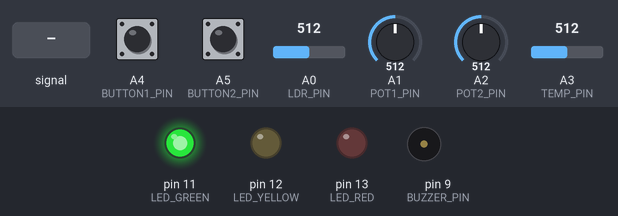
Bench run of a sketch on a simulated Arduino Uno, built with avr-gcc and run on an emulated ATmega328P. Parts: output pins drawn as LEDs (lit = HIGH), buzzer (waves = sounding). The test bench sets the inputs (shaded band); at power-on: A3 (TEMP_PIN) = 512, A0 (LDR_PIN) = 512, A1 (POT1_PIN) = 512, A2 (POT2_PIN) = 512, A4 (BUTTON1_PIN) HIGH, A5 (BUTTON2_PIN) HIGH. What the sketch prints to the serial monitor is not drawn.

Above: at 3.2 s.
3.3 s: A3 (TEMP_PIN) fed a 200 Hz sine of ±255 counts around its level
At 6.2 s:
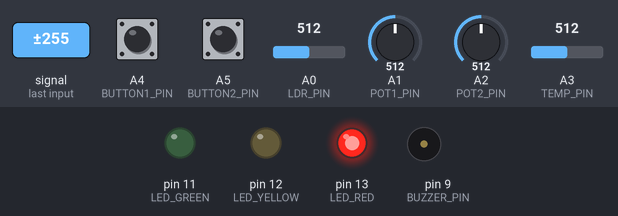
6.3 s: A3 (TEMP_PIN) set to 716
At 7.2 s:
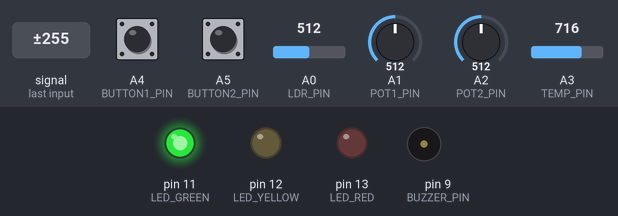
13.8 s: A3 (TEMP_PIN) set to 467
15.3 s: A3 (TEMP_PIN) set to 445
At 16.6 s:
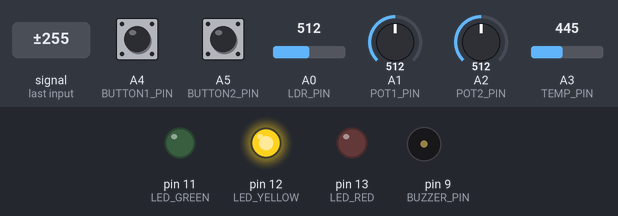
Timing chart, 0 to 17.8 s (numbered marks = the images above; inputs shaded):
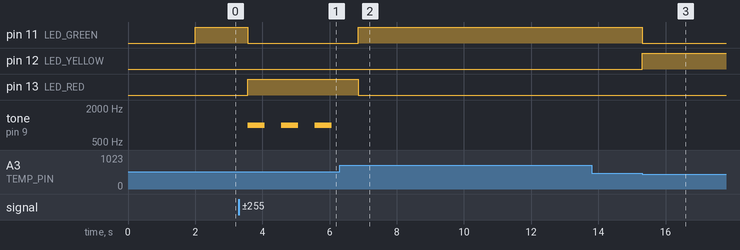

The sketch:

smart_home.ino
```cpp
#include <math.h>

// Pin Definitions
const int TEMP_PIN = A3;
const int LDR_PIN = A0;
const int POT1_PIN = A1;
const int POT2_PIN = A2;
const int BUTTON1_PIN = A4;
const int BUTTON2_PIN = A5;

const int LED_RED = 13;
const int LED_YELLOW = 12;
const int LED_GREEN = 11;
const int BUZZER_PIN = 9;

// Thermistor Constants
const float SERIES_RESISTOR = 10000.0;
const float NOMINAL_RESISTANCE = 10000.0;
const float NOMINAL_TEMPERATURE = 25.0;
const float BETA_COEFFICIENT = 3950.0;
const float ADC_MAX = 1023.0;
const float VCC = 5.0;

// Thresholds
const float TEMP_HIGH = 37.0;  // Celsius
const int LIGHT_LOW = 200;     // LDR threshold
const int FIRE_LDR = 100;      // Fire-like intensity

unsigned long lastPrint = 0;

void setup() {
  Serial.begin(9600);

  pinMode(LED_RED, OUTPUT);
  pinMode(LED_YELLOW, OUTPUT);
  pinMode(LED_GREEN, OUTPUT);
  pinMode(BUZZER_PIN, OUTPUT);

  pinMode(BUTTON1_PIN, INPUT_PULLUP);
  pinMode(BUTTON2_PIN, INPUT_PULLUP);

  clearScreen();
  Serial.println("🌐 Smart Home System Booted...");
  delay(2000);
}

void loop() {
  float temperature = readTemperature();
  int ldrValue = analogRead(LDR_PIN);
  int pot1 = analogRead(POT1_PIN);
  int pot2 = analogRead(POT2_PIN);
  bool button1 = digitalRead(BUTTON1_PIN) == LOW;
  bool button2 = digitalRead(BUTTON2_PIN) == LOW;

  // LED Logic
  digitalWrite(LED_GREEN, temperature < 30);
  digitalWrite(LED_YELLOW, temperature >= 30 && temperature < TEMP_HIGH);
  digitalWrite(LED_RED, temperature >= TEMP_HIGH);

  // Buzzer logic
  if (temperature >= TEMP_HIGH) {
    tone(BUZZER_PIN, 1000);  // 1kHz tone
    delay(500);              // Play for 500ms
    noTone(BUZZER_PIN);
    delay(500);
    tone(BUZZER_PIN, 1000);  // 1kHz tone
    delay(500);              // Play for 500ms
    noTone(BUZZER_PIN);
    delay(500);
    tone(BUZZER_PIN, 1000);  // 1kHz tone
    delay(500);              // Play for 500ms
    noTone(BUZZER_PIN);
    delay(500);
  } else {
    noTone(BUZZER_PIN);
  }

  // Serial UI - Update every second
  if (millis() - lastPrint >= 1000) {
    clearScreen();
    printSmartUI(temperature, ldrValue, pot1, pot2, button1, button2);
    lastPrint = millis();
  }
}

float readTemperature() {
  int analogValue = analogRead(TEMP_PIN);
  float voltage = analogValue * VCC / ADC_MAX;
  float resistance = (voltage * SERIES_RESISTOR) / (VCC - voltage);

  float steinhart;
  steinhart = resistance / NOMINAL_RESISTANCE;
  steinhart = log(steinhart);
  steinhart /= BETA_COEFFICIENT;
  steinhart += 1.0 / (NOMINAL_TEMPERATURE + 273.15);
  steinhart = 1.0 / steinhart;
  steinhart -= 273.15;

  return steinhart;
}

void clearScreen() {
  Serial.write(27);     // ESC character
  Serial.print("[2J");  // Clear screen
  Serial.write(27);
  Serial.print("[H");  // Cursor to home
}

void printSmartUI(float temp, int light, int pot1, int pot2, bool b1, bool b2) {
  Serial.println("🏠 ========== SMART HOME DASHBOARD ==========");
  Serial.print("🌡️  Temp: ");
  Serial.print(temp, 1);
  Serial.println(" °C");

  Serial.print("💡 Light: ");
  Serial.print(light);
  if (light < FIRE_LDR) Serial.println(" 🔥 FIRE DETECTED!");
  else if (light < LIGHT_LOW) Serial.println(" 🌙 Night");
  else Serial.println(" ☀️ Day");

  Serial.print("🎚️ Pot1: ");
  Serial.println(pot1);

  Serial.print("🎛️ Pot2: ");
  Serial.println(pot2);

  Serial.print("🔘 Button 1: ");
  Serial.println(b1 ? "Pressed" : "Released");

  Serial.print("🔘 Button 2: ");
  Serial.println(b2 ? "Pressed" : "Released");

  Serial.print("🔊 Alarm: ");
  if (temp >= TEMP_HIGH || light <= FIRE_LDR) Serial.println("ACTIVE 🚨");
  else Serial.println("OFF");

  Serial.println("💡 LED Status:");
  Serial.print("   🟥 RED: ");
  Serial.println(digitalRead(LED_RED) ? "ON" : "OFF");
  Serial.print("   🟨 YELLOW: ");
  Serial.println(digitalRead(LED_YELLOW) ? "ON" : "OFF");
  Serial.print("   🟩 GREEN: ");
  Serial.println(digitalRead(LED_GREEN) ? "ON" : "OFF");

  Serial.println("==========================================");
}
```

Measured:
- the behaviour switches between 456 and 455 on A3 (TEMP_PIN) (found by bisection; images 2 and 3)
- after the input at 3.3 s, pin 11 (LED_GREEN): HIGH → LOW after 0.26 s; pin 13 (LED_RED): LOW → HIGH after 0.26 s; tone on pin 9 (BUZZER_PIN): alternates 1000 Hz for 0.50 s and silent for 0.50 s, starting after 0.26 s
- after the input at 6.3 s, pin 11 (LED_GREEN): LOW → HIGH after 0.55 s; pin 13 (LED_RED): HIGH → LOW after 0.55 s; tone on pin 9 (BUZZER_PIN): stops changing and stays silent
- after the input at 13.8 s, every drawn part: stays the same
- after the input at 15.3 s, pin 11 (LED_GREEN): HIGH → LOW at once; pin 12 (LED_YELLOW): LOW → HIGH at once
